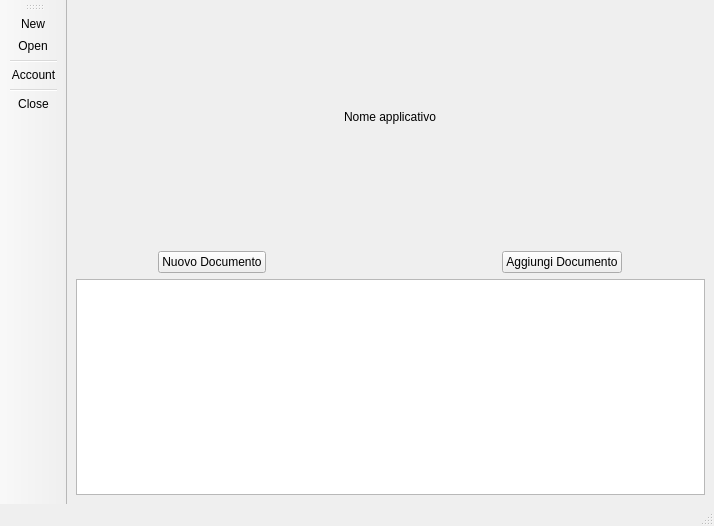
<?xml version="1.0" encoding="UTF-8"?>
<ui version="4.0">
 <class>MainWindow</class>
 <widget class="QMainWindow" name="MainWindow">
  <property name="geometry">
   <rect>
    <x>0</x>
    <y>0</y>
    <width>714</width>
    <height>526</height>
   </rect>
  </property>
  <property name="sizePolicy">
   <sizepolicy hsizetype="Preferred" vsizetype="Fixed">
    <horstretch>0</horstretch>
    <verstretch>0</verstretch>
   </sizepolicy>
  </property>
  <property name="font">
   <font>
    <family>MS Shell Dlg 2</family>
   </font>
  </property>
  <property name="windowTitle">
   <string>MainWindow</string>
  </property>
  <widget class="QWidget" name="centralwidget">
   <layout class="QGridLayout" name="gridLayout">
    <item row="3" column="6">
     <spacer name="horizontalSpacer_2">
      <property name="orientation">
       <enum>Qt::Horizontal</enum>
      </property>
      <property name="sizeHint" stdset="0">
       <size>
        <width>100</width>
        <height>20</height>
       </size>
      </property>
     </spacer>
    </item>
    <item row="3" column="1" colspan="2">
     <widget class="QPushButton" name="pushButton">
      <property name="sizePolicy">
       <sizepolicy hsizetype="Minimum" vsizetype="Fixed">
        <horstretch>0</horstretch>
        <verstretch>0</verstretch>
       </sizepolicy>
      </property>
      <property name="text">
       <string>Nuovo Documento</string>
      </property>
     </widget>
    </item>
    <item row="4" column="0" colspan="7">
     <widget class="QListWidget" name="listWidget"/>
    </item>
    <item row="3" column="0">
     <spacer name="horizontalSpacer">
      <property name="orientation">
       <enum>Qt::Horizontal</enum>
      </property>
      <property name="sizeHint" stdset="0">
       <size>
        <width>100</width>
        <height>20</height>
       </size>
      </property>
     </spacer>
    </item>
    <item row="3" column="5">
     <widget class="QPushButton" name="pushButton_2">
      <property name="enabled">
       <bool>true</bool>
      </property>
      <property name="text">
       <string>Aggiungi Documento</string>
      </property>
     </widget>
    </item>
    <item row="0" column="0" colspan="7">
     <layout class="QGridLayout" name="gridLayout_3">
      <property name="sizeConstraint">
       <enum>QLayout::SetDefaultConstraint</enum>
      </property>
      <property name="leftMargin">
       <number>20</number>
      </property>
      <property name="topMargin">
       <number>20</number>
      </property>
      <property name="rightMargin">
       <number>20</number>
      </property>
      <property name="bottomMargin">
       <number>20</number>
      </property>
      <item row="0" column="0">
       <widget class="QLabel" name="label">
        <property name="sizePolicy">
         <sizepolicy hsizetype="Maximum" vsizetype="Expanding">
          <horstretch>0</horstretch>
          <verstretch>0</verstretch>
         </sizepolicy>
        </property>
        <property name="text">
         <string>Nome applicativo</string>
        </property>
        <property name="textFormat">
         <enum>Qt::PlainText</enum>
        </property>
        <property name="margin">
         <number>12</number>
        </property>
        <property name="indent">
         <number>0</number>
        </property>
       </widget>
      </item>
     </layout>
    </item>
    <item row="3" column="3">
     <spacer name="horizontalSpacer_3">
      <property name="orientation">
       <enum>Qt::Horizontal</enum>
      </property>
      <property name="sizeHint" stdset="0">
       <size>
        <width>55</width>
        <height>20</height>
       </size>
      </property>
     </spacer>
    </item>
    <item row="2" column="3">
     <spacer name="verticalSpacer_2">
      <property name="orientation">
       <enum>Qt::Vertical</enum>
      </property>
      <property name="sizeType">
       <enum>QSizePolicy::Fixed</enum>
      </property>
      <property name="sizeHint" stdset="0">
       <size>
        <width>218</width>
        <height>20</height>
       </size>
      </property>
     </spacer>
    </item>
   </layout>
  </widget>
  <widget class="QMenuBar" name="menubar">
   <property name="geometry">
    <rect>
     <x>0</x>
     <y>0</y>
     <width>714</width>
     <height>20</height>
    </rect>
   </property>
  </widget>
  <widget class="QStatusBar" name="statusbar"/>
  <widget class="QToolBar" name="toolBar">
   <property name="windowTitle">
    <string>toolBar</string>
   </property>
   <attribute name="toolBarArea">
    <enum>LeftToolBarArea</enum>
   </attribute>
   <attribute name="toolBarBreak">
    <bool>false</bool>
   </attribute>
   <addaction name="actionNew"/>
   <addaction name="actionOpen"/>
   <addaction name="separator"/>
   <addaction name="actionAccount"/>
   <addaction name="separator"/>
   <addaction name="actionClose"/>
  </widget>
  <action name="actionNew">
   <property name="icon">
    <iconset resource="textedit.qrc">
     <normaloff>:/images/Icons/icons8-insert-page-24.png</normaloff>:/images/Icons/icons8-insert-page-24.png</iconset>
   </property>
   <property name="text">
    <string>New</string>
   </property>
   <property name="toolTip">
    <string>New</string>
   </property>
  </action>
  <action name="actionOpen">
   <property name="icon">
    <iconset resource="textedit.qrc">
     <normaloff>:/images/Icons/icons8-open-document-24.png</normaloff>:/images/Icons/icons8-open-document-24.png</iconset>
   </property>
   <property name="text">
    <string>Open</string>
   </property>
   <property name="toolTip">
    <string>Open</string>
   </property>
  </action>
  <action name="actionAccount">
   <property name="icon">
    <iconset resource="textedit.qrc">
     <normaloff>:/images/Icons/icons8-male-user-24.png</normaloff>:/images/Icons/icons8-male-user-24.png</iconset>
   </property>
   <property name="text">
    <string>Account</string>
   </property>
   <property name="toolTip">
    <string>Account</string>
   </property>
  </action>
  <action name="actionClose">
   <property name="icon">
    <iconset resource="textedit.qrc">
     <normaloff>:/images/Icons/icons8-cancel-24.png</normaloff>:/images/Icons/icons8-cancel-24.png</iconset>
   </property>
   <property name="text">
    <string>Close</string>
   </property>
   <property name="toolTip">
    <string>Close</string>
   </property>
  </action>
 </widget>
 <resources>
  <include location="textedit.qrc"/>
 </resources>
 <connections/>
</ui>
